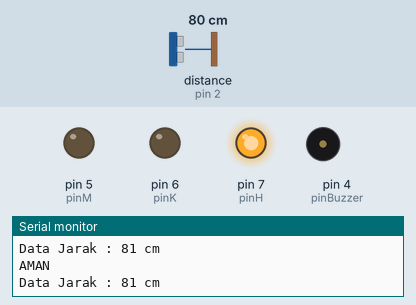
This sketch was run on a simulated Arduino Uno, built with avr-gcc and run on an emulated ATmega328P. Parts: output pins drawn as LEDs (lit = HIGH), buzzer (waves = sounding, pin HIGH), the last lines printed to the serial monitor. The inputs (shaded band) are chosen by the test bench; at power-on: distance to the obstacle (sensor on pin 2) 80 cm. The echo pulse lasts 58.3 µs per cm.

Above: at 1.3 s.
1.4 s: distance to the obstacle (sensor on pin 2) set to 74 cm
3.2 s: distance to the obstacle (sensor on pin 2) set to 65 cm
At 4.4 s:
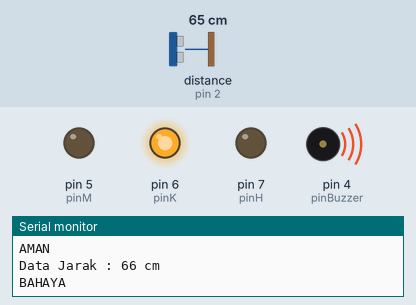
6.2 s: distance to the obstacle (sensor on pin 2) set to 22 cm
9.2 s: distance to the obstacle (sensor on pin 2) set to 19 cm
At 10.11 s:
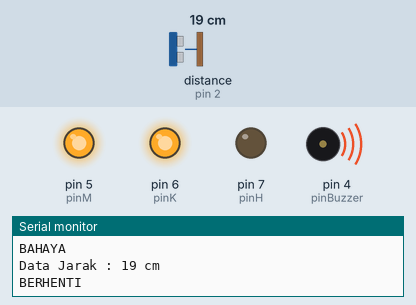
12.2 s: distance to the obstacle (sensor on pin 2) set to 35 cm
At 13.9 s:
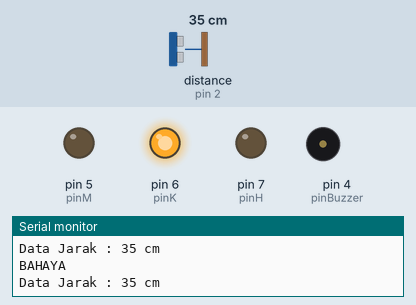
15.2 s: distance to the obstacle (sensor on pin 2) set to 2 cm
At 16.5 s:
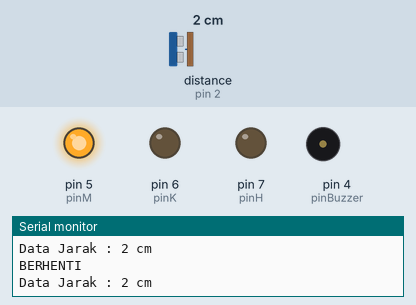
Timing chart, 0 to 19.2 s (numbered marks = the images above; inputs shaded):
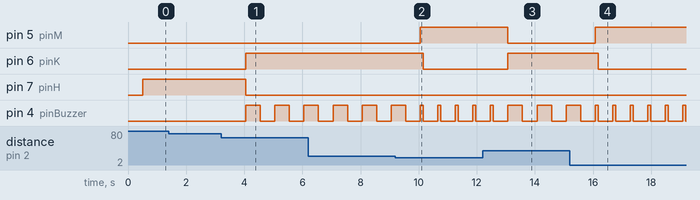

The sketch:

6_Chalange_Ultrasonic.ino
```cpp
//MASUKAN LIBRARY NewPing
#include<NewPing.h>

//INISIALISASI VARIABLE
int echo    =2;
int triger  =3;
int batas   =200; //MAKSIMAL 400 cm
int pinBuzzer =4;
int pinM    =5;
int pinK    =6;
int pinH    =7;


NewPing cm(triger,echo,batas);

void setup() {
  // FUNGSIONALITAS DARI PIN PADA MICROCONTROLLER
  Serial.begin(9600);
  pinMode(pinBuzzer, OUTPUT);
  pinMode(pinM, OUTPUT);
  pinMode(pinK, OUTPUT);
  pinMode(pinH, OUTPUT);

}

void loop() {
  // BACA DATA / SENSOR
  int bacaJarak =cm.ping_cm();


  //PRINT TO SERIAL
  Serial.print("Data Jarak : ");
  Serial.print(bacaJarak);
  Serial.print(" cm ");
  Serial.println();
  delay(500);

  //LOGIKA
  if(bacaJarak <=20 and bacaJarak!=0) {
    Serial.println("BERHENTI");
    digitalWrite(pinM, HIGH);
    digitalWrite(pinBuzzer, HIGH);
    delay(100);
    digitalWrite(pinBuzzer, LOW);
    digitalWrite(pinK, LOW);
    digitalWrite(pinH, LOW);
  }else if (bacaJarak >=21 and bacaJarak <=70 ) {
    Serial.println("BAHAYA");
    digitalWrite(pinM, LOW);
    digitalWrite(pinH, LOW);
    digitalWrite(pinK, HIGH);
    digitalWrite(pinBuzzer, HIGH);
    delay(500);
    digitalWrite(pinBuzzer, LOW);
  }else {
    Serial.println("AMAN");
    digitalWrite(pinH, HIGH);
    digitalWrite(pinK, LOW);
    digitalWrite(pinM, LOW);
  }


}\
```

Measured:
- the behaviour switches between 70 and 69 cm on distance to the obstacle (sensor on pin 2) (found by bisection; images 0 and 1)
- the behaviour switches between 21 and 20 cm on distance to the obstacle (sensor on pin 2) (found by bisection; images 1 and 2)
- after the input at 3.2 s, pin 6 (pinK): LOW → HIGH after 0.84 s; pin 7 (pinH): HIGH → LOW after 0.84 s; pin 4 (pinBuzzer): alternates HIGH for 0.50 s and LOW for 0.50 s, starting after 0.84 s
- after the input at 9.2 s, pin 5 (pinM): LOW → HIGH after 0.86 s; pin 6 (pinK): HIGH → LOW after 0.96 s; pin 4 (pinBuzzer): alternates HIGH for 0.10 s and LOW for 0.50 s, starting after 0.96 s
- after the input at 12.2 s, pin 5 (pinM): HIGH → LOW after 0.87 s; pin 6 (pinK): LOW → HIGH after 0.87 s
- after the input at 15.2 s, pin 5 (pinM): LOW → HIGH after 0.88 s; pin 6 (pinK): HIGH → LOW after 0.98 s; pin 4 (pinBuzzer): alternates HIGH for 0.10 s and LOW for 0.50 s, starting after 0.98 s
